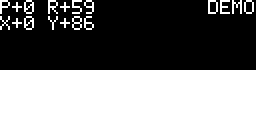
#> input picture docs/liquid_anim.gif, 256 x 128 px
$ python -i make_preview.py   (imports and definitions only)
#> lines starting #> are read from the running program, lines starting #| are printed output that depends on the picture; after the words box and inside, x2 and y2 are one past the last pixel; in counts of white or black regions, pixels touching at a corner belong together
"""Turn the PGM frames from tests/preview.c into a preview GIF / contact sheet.

Usage (from the project root):
    python tests/make_preview.py anim      # animated GIF in build/preview
    python tests/make_preview.py contact   # 2x3 contact sheet PNG
    python tests/make_preview.py readme    # small GIF referenced by README
"""
from pathlib import Path
import sys

from PIL import Image, ImageDraw, ImageFont

from config import ANIM_DIR, PREVIEW_CONTACT, PREVIEW_DIR, PREVIEW_GIF, README_GIF

FRAME_DIR = PREVIEW_DIR
SCALE = 4


# [7 lines left out: function load_font, not called in this run]


def load_frame(path: Path) -> Image.Image:
#> called with path = '../docs/liquid_anim.gif'
    img = Image.open(path).convert("L").point(lambda v: 255 if v > 0 else 0)
#> img: PIL image 256x128 L; 48.6% white; 19 white regions, largest, box (x1, y1, x2, y2) and area: (0, 70, 256, 128) 14848, (24, 0, 34, 14) 76, (24, 16, 34, 30) 76
    return img.resize((img.width * SCALE, img.height * SCALE), Image.NEAREST)
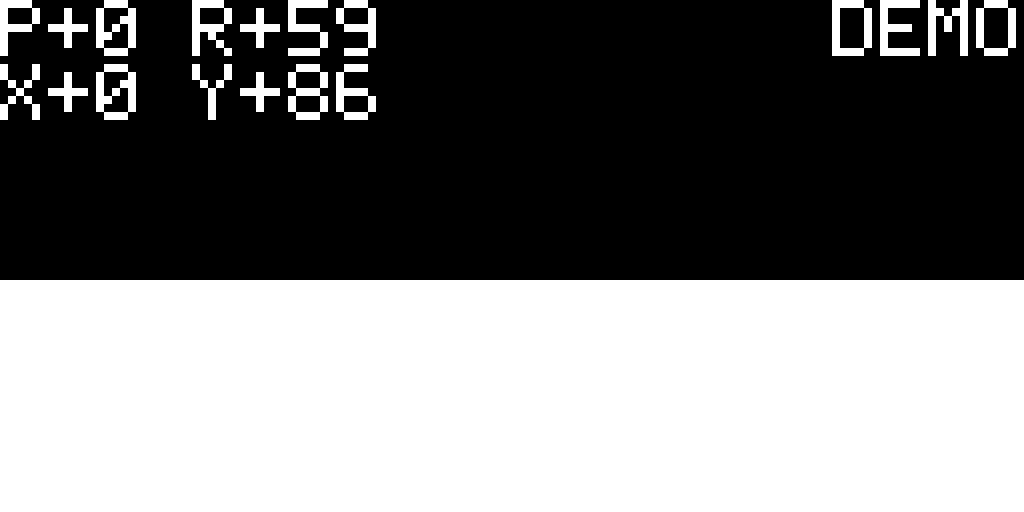
#> returned value: PIL image 1024x512 L; 48.6% white; 19 white regions, largest, box (x1, y1, x2, y2) and area: (0, 280, 1024, 512) 237568, (96, 0, 136, 56) 1216, (96, 64, 136, 120) 1216


# [62 lines left out: functions make_gif, make_contact, make_readme_gif, not called in this run]


# [8 lines not run here, left out]

>>> result = load_frame('../docs/liquid_anim.gif')
